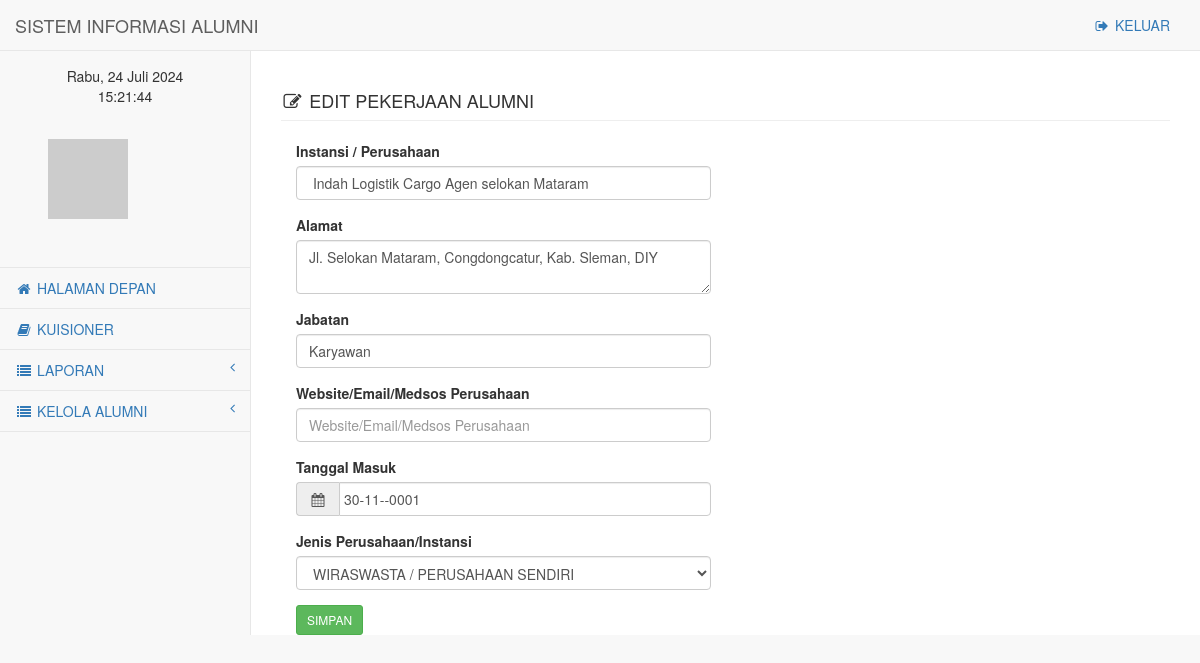
/administrator/edit_pekerjaan_alumni.php?nim=18003602 (signed in), run on the app's committed database.
### tables this page shows
CREATE TABLE `alumni_kerja` (
  `id` bigint(20) NOT NULL,
  `nim` varchar(10) NOT NULL,
  `nama_ip` varchar(50) NOT NULL,
  `alamat` text NOT NULL,
  `provinsi_id` int(11) NOT NULL,
  `email` varchar(25) NOT NULL,
  `telepon` varchar(13) NOT NULL,
  `tgl_masuk` date NOT NULL,
  `thn_masuk` year(4) NOT NULL,
  `thn_keluar` year(4) NOT NULL,
  `jabatan` varchar(50) NOT NULL,
  `nama_personalia` varchar(50) NOT NULL,
  `gaji` double NOT NULL,
  `masa_tunggu` decimal(10,0) NOT NULL,
  `medsos` varchar(255) NOT NULL,
  `jenis_instansi` smallint(6) NOT NULL,
  `created_at` datetime NOT NULL,
  `updated_at` datetime NOT NULL,
  `status` bit(1) NOT NULL DEFAULT b'1',
  `reff` text NOT NULL
);

### administrator/edit_pekerjaan_alumni.php (the view, shortened to what this page needs)
<!DOCTYPE html>
<html lang="en">
    <head>
        <link href="../vendor/bootstrap/css/bootstrap.min.css" rel="stylesheet">
        <link href="../vendor/metisMenu/metisMenu.min.css" rel="stylesheet">
        <link href="../dist/css/sb-admin-2.css" rel="stylesheet">
        <link href="../dist/css/bootstrap-datepicker.min.css" rel="stylesheet">
        <link href="../vendor/morrisjs/morris.css" rel="stylesheet">
        <link href="../vendor/font-awesome/css/font-awesome.min.css" rel="stylesheet" type="text/css">
        <link href="../vendor/datatables-plugins/dataTables.bootstrap.css" rel="stylesheet">
        <link href="../vendor/datatables-responsive/dataTables.responsive.css" rel="stylesheet">
    </head>
    <?php
    $nim = $_GET['nim'];
    $key = $_GET['key'];
    $pekerjaan = mysqli_query($mysqli, "SELECT * FROM alumni_kerja WHERE nim='$nim' AND reff='$key'");
    $data_pekerjaan = mysqli_fetch_array($pekerjaan);
    ?>
    <body onload="tampilkanwaktu(); setInterval('tampilkanwaktu()', 1000);">
        <div id="wrapper">
            <nav class="navbar navbar-default navbar-static-top" role="navigation" style="margin-bottom: 0">
                <?php include 'sidebar_menu.php'; ?>
            </nav>
            <div id="page-wrapper">
                <div class="row">
                    <div class="col-lg-12">
                        <h4 class="page-header"><i class="fa fa-edit fa-fw"></i> EDIT PEKERJAAN ALUMNI</h4>
                    </div>
                </div>
                <div class="row">
                    <div class="col-lg-12">
                        <form method="post" action="update_pekerjaan_alumni.php"  class="col-lg-6">
                            <div class="form-group">
                                <label>Instansi / Perusahaan</label>
                                <input type="text" name="instansi" class="form-control" value="<?php echo $data_pekerjaan['nama_ip']; ?>" placeholder="Instansi Bekerja">
                            </div>
                            <div class="form-group">
                                <label>Alamat</label>
                                <textarea type="text" cols="5" name="alamat" class="form-control" placeholder="Alamat"><?php echo $data_pekerjaan['alamat']; ?></textarea>
                            </div>
                            <div class="form-group">
                                <label>Jabatan</label>
                                <input type="text" name="jabatan" class="form-control" value="<?php echo $data_pekerjaan['jabatan']; ?>" placeholder="Jabatan">
                            </div>
                            <div class="form-group">
                                <label>Website/Email/Medsos Perusahaan</label>
                                <input type="text" name="medsos" class="form-control" value="<?php echo $data_pekerjaan['medsos']; ?>" placeholder="Website/Email/Medsos Perusahaan">
                            </div>
                            <div class="form-group">
                                <label>Tanggal Masuk</label>
                                <div class="input-group date">
                                    <div class="input-group-addon">
                                        <i class="fa fa-calendar fa-fw"></i>
                                    </div>
                                    <input type="text" name="tanggal_masuk" class="form-control datepicker" value="<?php echo date('d-m-Y', strtotime($data_pekerjaan['tgl_masuk'])); ?>"placeholder="Tanggal Masuk (DD/MM/YYYY)">
                                </div>
                            </div>
                            <div class="form-group">
                                <label>Jenis Perusahaan/Instansi</label>
                                <select class="form-control" name="jenis_perusahaan">
                                    <?php
                                    $perusahaan = mysqli_query($mysqli, "SELECT * FROM jenis_perusahaan");
                                    while ($data_perusahaan = mysqli_fetch_array($perusahaan)) {
                                        if($data_pekerjaan['jenis_instansi']  == $data_perusahaan['id']) { ?>
                                        <option value="<?php echo $data_perusahaan['id']; ?>" selected><?php echo strtoupper($data_perusahaan['name']); ?></option>
                                        <?php }else{ ?>
                                        <option value="<?php echo $data_perusahaan['id']; ?>"><?php echo strtoupper($data_perusahaan['name']); ?></option>
                                    <?php }} ?>
                                </select>
                            </div>
                            <table>
                                <tr>
                                    <td><input type="submit" name="simpan" value="SIMPAN" class="btn btn-success btn-sm"></td>
                                </tr>
                            </table>
                        </form>
                    </div>
                </div>
            </div>
        </div>
    </body>
</html>

### data on the page
alumni_kerja: instansi "Indah Logistik Cargo Agen selokan Mataram", alamat "Jl. Selokan Mataram, Congdongcatur, Kab. Sleman, DIY", jabatan "Karyawan", tanggal_masuk "30-11--0001"

### other printed values
form field jenis_perusahaan "WIRASWASTA / PERUSAHAAN SENDIRI"
